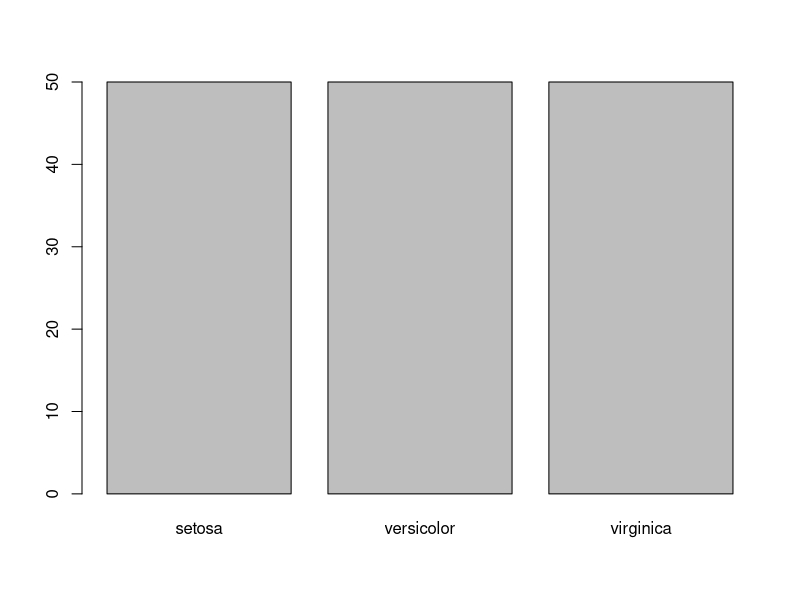
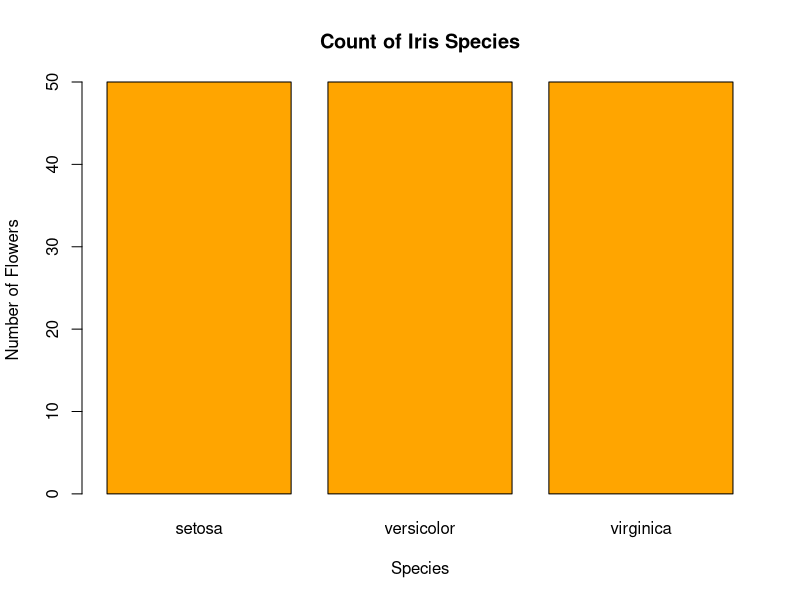
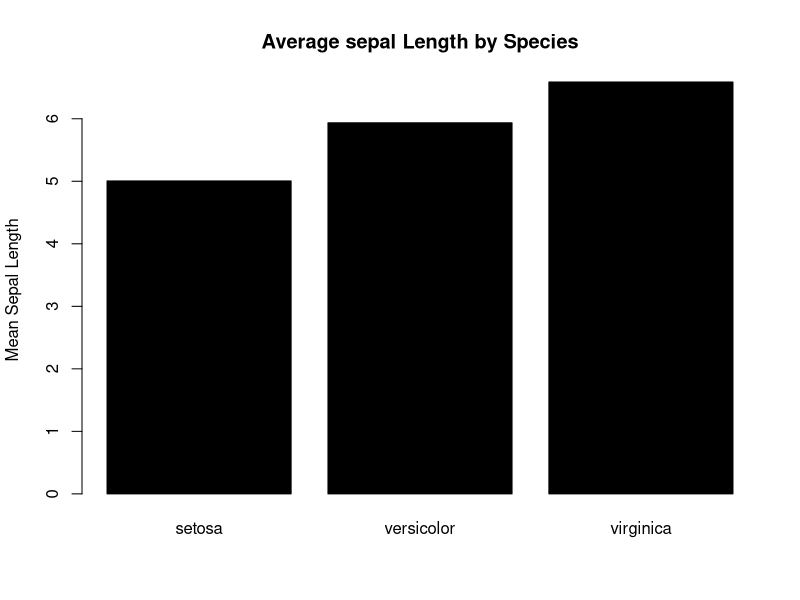
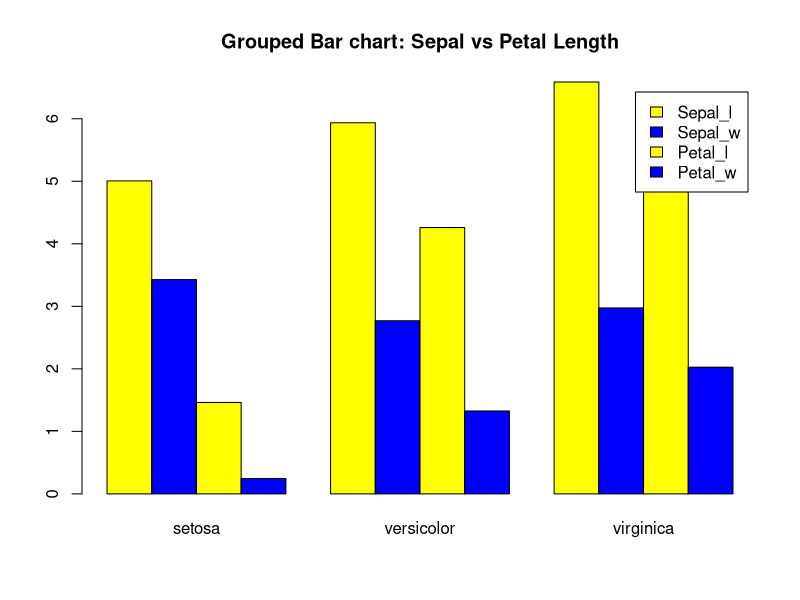
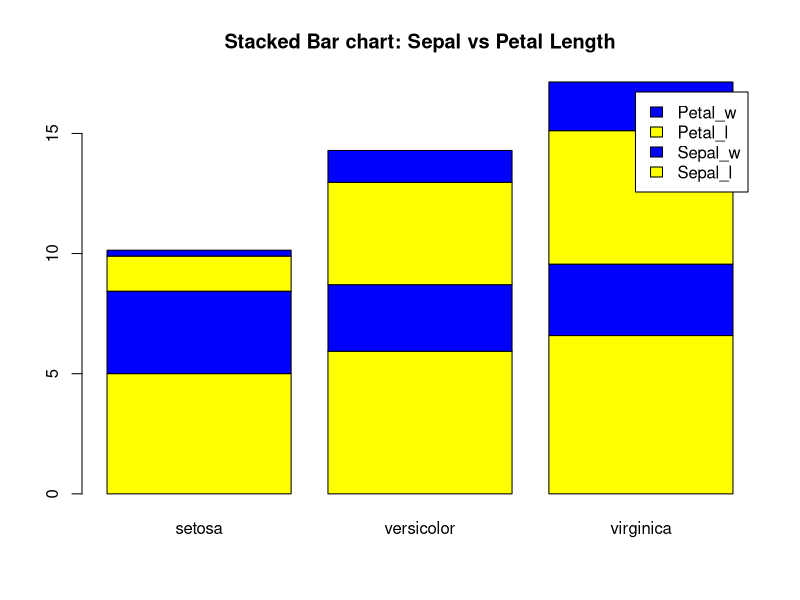
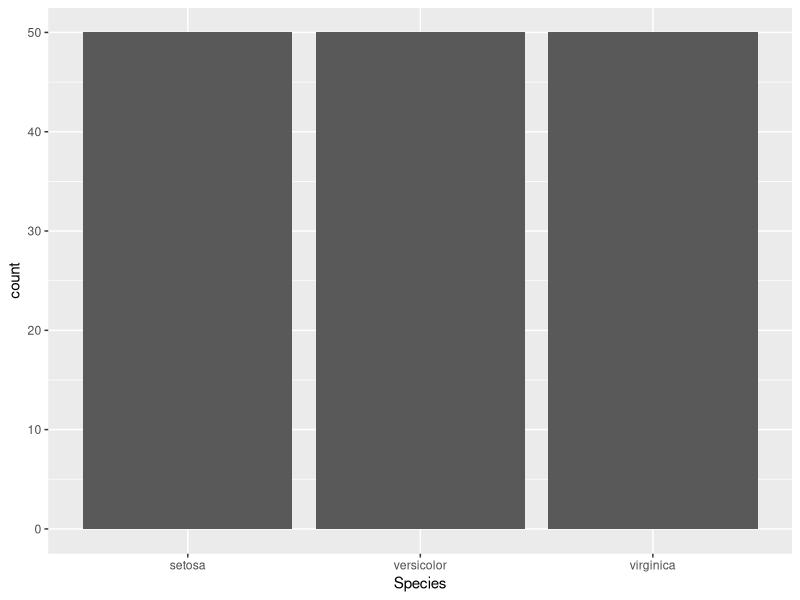
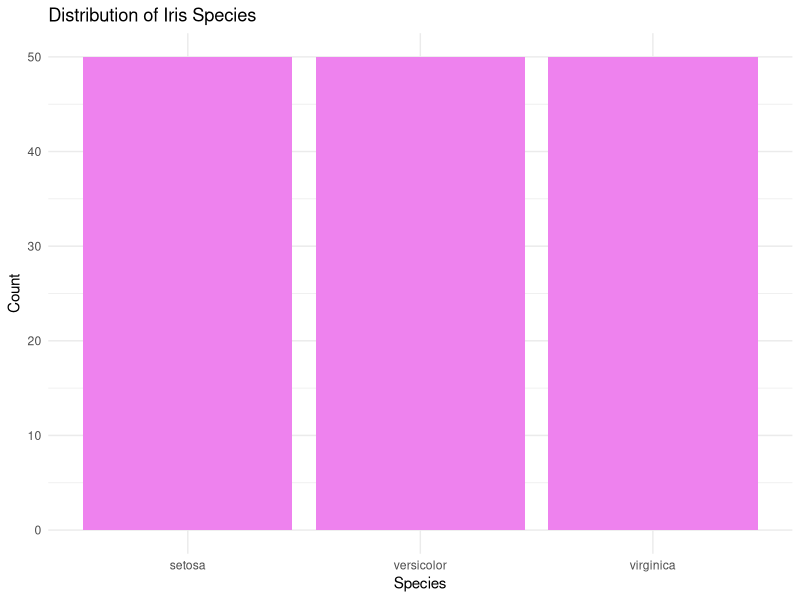
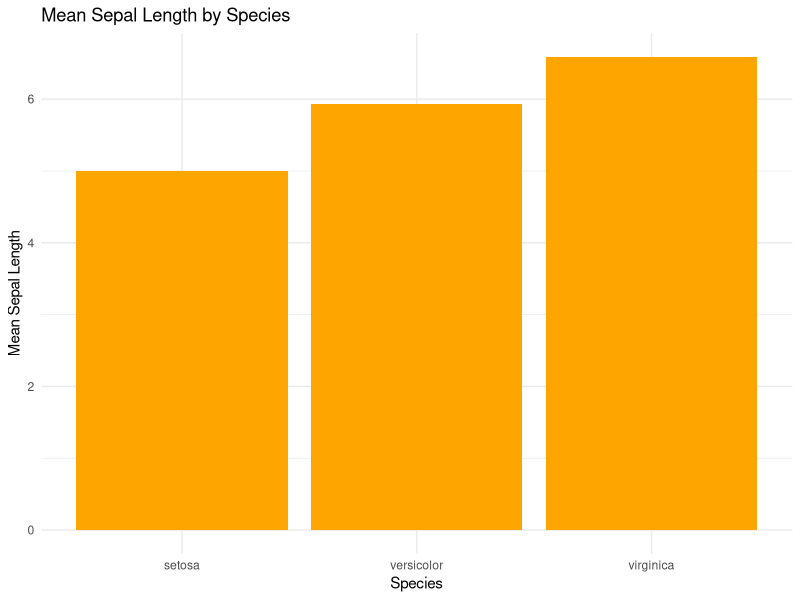

Generate these figures, in order, with R:
data(iris)
?iris
#Inspect the data
head(iris)
str(iris)
View(iris)
class(iris)
#very basic bar chart(chart R)
#count of each species

barplot(table(iris$Species))

#labeled bar chart
barplot(
  table(iris$Species),
  main = "Count of Iris Species",
  xlab = "Species",
  ylab = "Number of Flowers",
  col = "orange"
)

#Bar chart from aggregated data
#mean sepal length per species
mean_sepal <- tapply(iris$Sepal.Length, iris$Species, mean)
mean_sepal

barplot(
  mean_sepal,
  col = 'black',
  main = "Average sepal Length by Species",
  ylab = "Mean Sepal Length"
)

#Grouped (CLUSTERED) BAR CHART 

#compare sepal and petal length(mean)

group_means <- rbind(
  Sepal = tapply(iris$Sepal.Length, iris$Species,mean),
  Petal = tapply(iris$Petal.Length, iris$Species,mean)
)
group_means

group_means <- rbind(
  Sepal_l = tapply(iris$Sepal.Length, iris$Species,mean),
  Sepal_w = tapply(iris$Sepal.Width, iris$Species,mean),
  Petal_l = tapply(iris$Petal.Length, iris$Species,mean),
  Petal_w = tapply(iris$Petal.Width, iris$Species,mean)
)
#group_means
barplot(
  group_means,
  beside = TRUE,
  col = c("yellow", "blue"),
  legend.text = TRUE,
  main = "Grouped Bar chart: Sepal vs Petal Length"
)

#Stacked bar chart
barplot(
  group_means,
  beside = FALSE,
  col = c("yellow", "blue"),
  legend.text = TRUE,
  main = "Stacked Bar chart: Sepal vs Petal Length"
)

# Load ggplot2
library(ggplot2)


# Count bar chart
ggplot(iris, aes(x = Species)) +
  geom_bar()
# ggplot counts automatically


# LAYER 7: STYLED BAR CHART (ggplot2)
ggplot(iris, aes(x = Species)) +
  geom_bar(fill = "violet") +
  labs(
    title = "Distribution of Iris Species",
    y = "Count"
  ) +
  theme_minimal()


# LAYER 8: BAR CHART WITH AGGREGATION (ggplot2)

# Mean Sepal Length per Species
ggplot(iris, aes(x = Species, y = Sepal.Length)) +
  stat_summary(
    fun = mean,
    geom = "bar",
    fill = "orange"
  ) +
  labs(
    title = "Mean Sepal Length by Species",
    y = "Mean Sepal Length"
  ) +
  theme_minimal()
# stat_summary() performs aggregation



# LAYER 9: GROUPED BAR CHART (ggplot2)
ggplot(iris, aes(x = Species, fill = Species)) +
  geom_bar(position = "dodge") +
  theme_minimal()

# Or with aggregated values:
ggplot(iris, aes(x = Species, y = Sepal.Length, fill = Species)) +
  stat_summary(
    fun = mean,
    geom = "bar",
    position = "dodge"
  ) +
  theme_minimal()
# Easy comparison across categories


# LAYER 10: STACKED BAR CHART (ggplot2)
# Count-based stacked bar chart
ggplot(iris, aes(x = Species, fill = Species)) +
  geom_bar(position = "stack") +
  theme_minimal()


# Stacked bar with another categorical variable (example)
ggplot(iris, aes(x = Species, fill = cut(Sepal.Length,50))) +
  geom_bar(position = "stack") +
  labs(fill = "Sepal Length Group") +
  theme_minimal()
# Shows sub-category composition



# Or with aggregated values:
library(tidyr)

iris_long <- pivot_longer(
  iris,
  cols = c(Sepal.Length, Petal.Length),
  names_to = "Measurement",
  values_to = "Value"
)

# Plot
ggplot(iris_long, aes(x = Species, y = Value, fill = Measurement)) +
  stat_summary(
    fun = mean,
    geom = "bar",
    position = "stack"
  ) +
  labs(
    title = "Stacked Bar Chart of Mean Measurements (Iris)",
    y = "Mean Value"
  ) +
  theme_minimal()